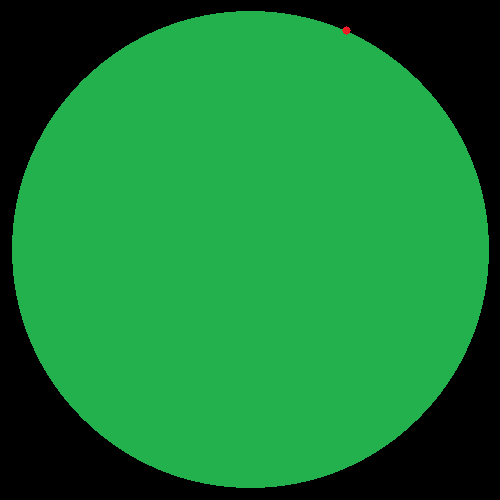
#> input picture circle.png, 500 x 500 px
$ python rotate_image.py
#> lines starting #> are read from the running program, lines starting #| are printed output that depends on the picture; after the words box and inside, x2 and y2 are one past the last pixel; in counts of white or black regions, pixels touching at a corner belong together
import numpy as np
import cv2
import time

import argparse
import imutils


img = cv2.imread("circle.png", 1)
#> img is the input picture: shape (500, 500, 3); mean B, G, R 54.3, 126.5, 24.3
gray1 = cv2.cvtColor(img, cv2.COLOR_BGR2GRAY)
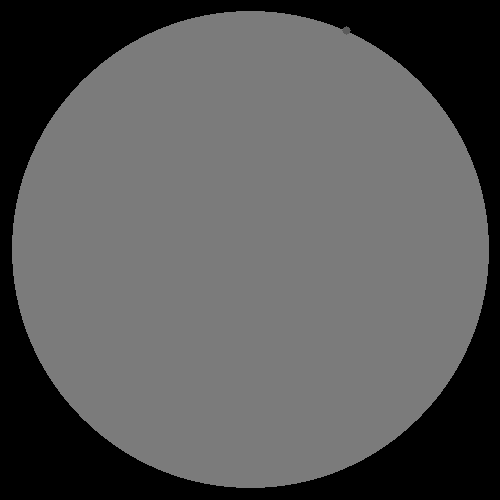
#> gray1: shape (500, 500); min 0, max 123, mean 87.9
gray = cv2.GaussianBlur(gray1, (3, 3), 0)
edged = cv2.Canny(gray, 20, 100)
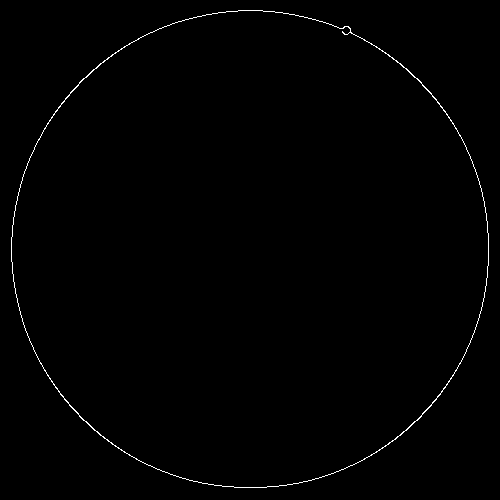
#> edged: shape (500, 500); 0.64% white in thin lines or dots

cv2.imshow("gray1", gray1)
cv2.imshow("gray", gray)
cv2.imshow("edged", edged)


# find contours in the edge map
cnts = cv2.findContours(edged.copy(), cv2.RETR_EXTERNAL, cv2.CHAIN_APPROX_SIMPLE)
#> cnts = 1 contour; box (x1, y1, x2, y2) and area: (11, 10, 489, 488) 178802
cnts = imutils.grab_contours(cnts)

if len(cnts) > 0:
	# grab the largest contour, then draw a mask for the pill
	c = max(cnts, key=cv2.contourArea)
#> c = contour of 682 points, box (x1, y1, x2, y2) (11, 10, 489, 488), area 178802
	mask = np.zeros(gray.shape, dtype="uint8")
	cv2.drawContours(mask, [c], -1, 255, -1)
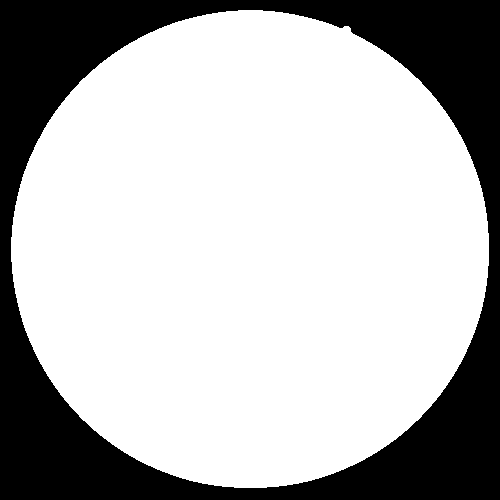
#> mask: shape (500, 500); 71.8% white; 1 black region, box (x1, y1, x2, y2) and area: (0, 0, 500, 500) 70520
	# compute its bounding box of pill, then extract the ROI,
	# and apply the mask
	(x, y, w, h) = cv2.boundingRect(c)
#> x = 11; y = 10; w = 478; h = 478
	imageROI = img[y:y + h, x:x + w]
	maskROI = mask[y:y + h, x:x + w]
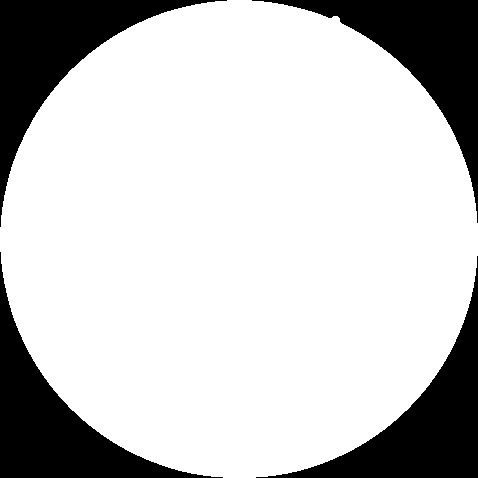
#> maskROI: shape (478, 478); 78.6% white; 4 black regions, box (x1, y1, x2, y2) and area: (0, 0, 227, 227) 12469, (0, 252, 223, 478) 12258, (252, 0, 478, 223) 12222, (256, 256, 478, 478) 12055
	imageROI = cv2.bitwise_and(imageROI, imageROI, mask=maskROI)

cv2.imshow("mask", mask)
cv2.imshow("imageROI", imageROI)


# loop over the rotation angles
for angle in np.arange(0, 10000, 15):
    rotated = imutils.rotate(imageROI, angle)
    cv2.imshow("Rotated (Problematic)", rotated)
    cv2.waitKey(0)
# loop over the rotation angles again, this time ensure the
# entire pill is still within the ROI after rotation
for angle in np.arange(0, 360, 15):
    rotated = imutils.rotate_bound(imageROI, angle)
    cv2.imshow("Rotated (Correct)", rotated)
    cv2.waitKey(0)
#> this loop made 24 passes
#> pass 3, `rotated = imutils.rotate_bound(imageROI, angle)`:
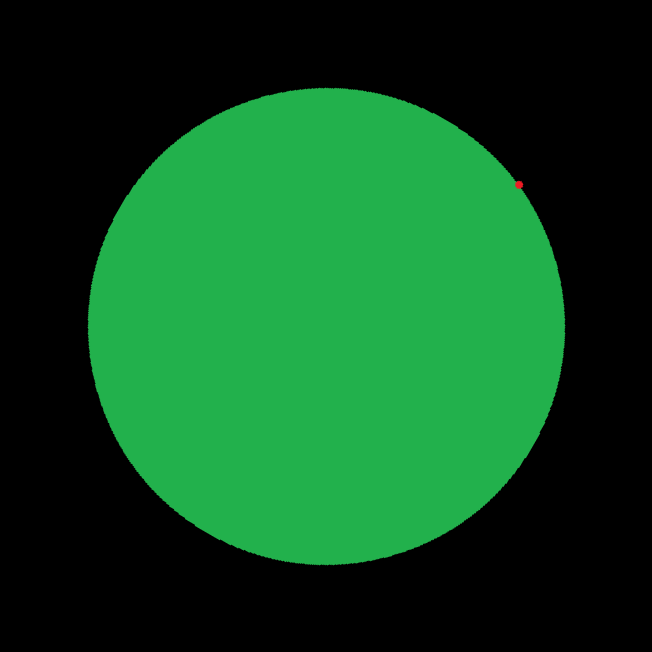
#> rotated: shape (652, 652, 3); mean B, G, R 31.9, 74.4, 14.3


def rotate_image(image, angle):
  image_center = tuple(np.array(image.shape[1::-1]) / 2)
  rot_mat = cv2.getRotationMatrix2D(image_center, angle, 1.0)
  result = cv2.warpAffine(image, rot_mat, image.shape[1::-1], flags=cv2.INTER_LINEAR)
  return result


cv2.imshow("img", img)

count = 0
center = (int(img.shape[1]/2), int(img.shape[0]/2))
#> center = (250, 250)
for d in range(360):
    #img = rotate_image(img, count+2)
    #cv2.imshow("img", img)
    M = cv2.getRotationMatrix2D(center, count+2, 1.0)
    img = cv2.warpAffine(img, M, center)
    cv2.imshow("img", img)

    key = cv2.waitKey(100)
#> this loop made 360 passes; (key Esc is pressed on pass 1)
#> pass 1, `img = cv2.warpAffine(img, M, center)`:
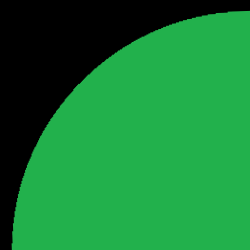
#> img: shape (250, 250, 3); mean B, G, R 54.3, 126.5, 24.3
#> pass 3, `img = cv2.warpAffine(img, M, center)`:
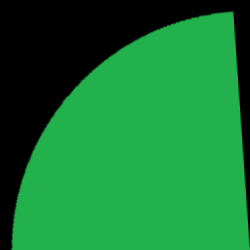
#> img: shape (250, 250, 3); mean B, G, R 51.9, 120.9, 23.2


cv2.waitKey(0)
cv2.destroyAllWindows()
